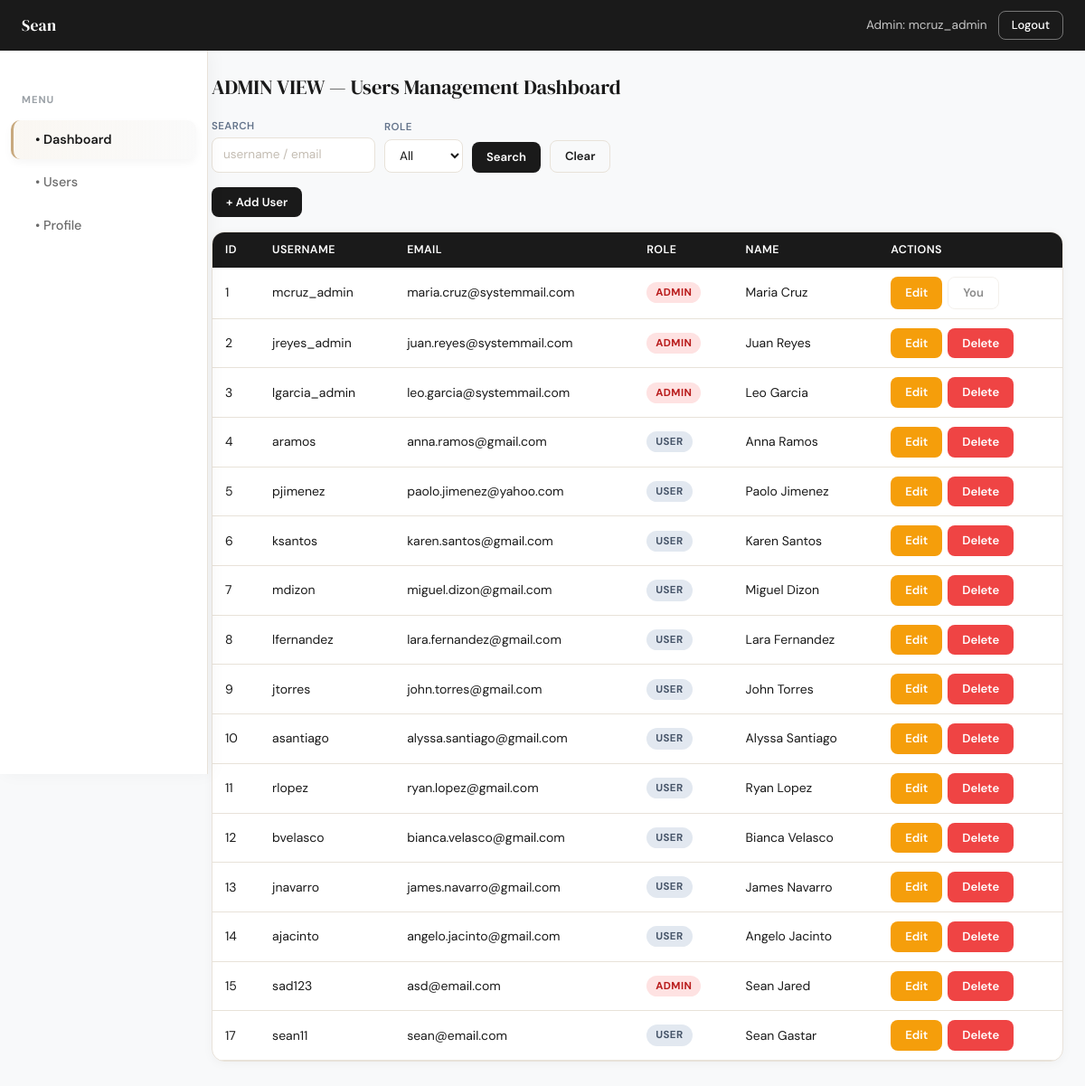
The app's page /admin_users.php (signed in) with its own data.
### tables this page shows
CREATE TABLE `usermanagement` (
  `id` int(11) NOT NULL,
  `username` varchar(50) NOT NULL,
  `email` varchar(120) NOT NULL,
  `password_hash` varchar(255) NOT NULL,
  `role` enum('admin','user') NOT NULL DEFAULT 'user',
  `firstname` varchar(60) NOT NULL,
  `lastname` varchar(60) NOT NULL,
  `gender` enum('male','female','other') DEFAULT 'other',
  `nationality` varchar(80) DEFAULT NULL,
  `contact_number` varchar(30) DEFAULT NULL,
  `created_at` timestamp NOT NULL DEFAULT current_timestamp()
);

### components/pdo.php (called while the page is built)
<?php
class Database {
    public $host     = 'localhost';
    public $db_name  = 'users';
    public $username = 'root';
    public $password = '';
    public $charset  = 'utf8mb4';
    public $pdo      = null;
    public function connect(): PDO {
        if ($this->pdo === null) {
            $dsn = "mysql:host={$this->host};dbname={$this->db_name};charset={$this->charset}";
            $options = [
                PDO::ATTR_ERRMODE            => PDO::ERRMODE_EXCEPTION,
                PDO::ATTR_DEFAULT_FETCH_MODE => PDO::FETCH_ASSOC,
                PDO::ATTR_EMULATE_PREPARES   => false,
            ];
            try {
                $this->pdo = new PDO($dsn, $this->username, $this->password, $options);
            } catch (PDOException $e) {
                throw new PDOException("Connection failed: " . $e->getMessage());
            }
        }
        return $this->pdo;
    }
}

### components/auth.php (called while the page is built, shortened)
<?php
require_once __DIR__ . '/pdo.php';
class Auth {
    public function user(): array {
        return [
            'id'        => $_SESSION['user_id']  ?? null,
            'name'      => $_SESSION['name']      ?? null,
            'firstname' => $_SESSION['firstname'] ?? null,
            'lastname'  => $_SESSION['lastname']  ?? null,
            'username'  => $_SESSION['username']  ?? null,
            'email'     => $_SESSION['email']     ?? null,
            'role'      => $_SESSION['role']      ?? null,
        ];
    }
}
?>

### admin_users.php (the view, shortened to what this page needs)
<?php
require_once 'components/auth.php';
$auth = new Auth();
$auth->requireAdmin();
$db = (new Database())->connect();
$me = $auth->user();
$search = trim($_GET['search'] ?? '');
$query  = "SELECT id, username, email, role, firstname, lastname, gender, nationality, contact_number, created_at FROM usermanagement WHERE 1=1";
$params = [];
$query .= " ORDER BY id";
$stmt = $db->prepare($query);
$stmt->execute($params);
$users = $stmt->fetchAll();
?>
<!DOCTYPE html>
<html lang="en">
<head>
    <link href="https://cdn.jsdelivr.net/npm/bootstrap@5.3.3/dist/css/bootstrap.min.css" rel="stylesheet">
    <link rel="stylesheet" href="Style/style.css">
</head>
<body class="dashboard-body">
<nav class="dash-navbar">
    <span class="brand">Sean</span>
    <div class="nav-right">
        <span class="nav-user">Admin: <?= htmlspecialchars($me['username']) ?></span>
        <a href="logout.php" class="nav-btn">Logout</a>
    </div>
</nav>
<div class="sidebar">
    <div class="sidebar-label">Menu</div>
    <a href="admin_users.php" <?= !isset($_GET['role']) && !isset($_GET['search']) ? 'class="active"' : '' ?>>• Dashboard</a>
    <a href="admin_users.php?role=user" <?= ($_GET['role'] ?? '') === 'user' ? 'class="active"' : '' ?>>• Users</a>
    <a href="profile.php">• Profile</a>
</div>
<div class="main-content with-sidebar">
    <h5 class="page-title">ADMIN VIEW — Users Management Dashboard</h5>
    <form method="GET" action="" class="filter-bar mb-3">
        <div>
            <label>Search</label>
            <input type="text" name="search" placeholder="username / email"
                value="<?= htmlspecialchars($search) ?>"/>
        </div>
        <div>
            <label>Role</label>
            <select name="role">
                <option value="">All</option>
            </select>
        </div>
        <button type="submit" class="dash-btn dash-btn-dark">Search</button>
        <a href="admin_users.php" class="dash-btn dash-btn-outline">Clear</a>
    </form>
    <div class="mb-3">
        <a href="admin_user_create.php" class="dash-btn dash-btn-dark">+ Add User</a>
    </div>
    <div class="dash-card" style="padding:0; overflow:hidden;">
        <table class="dash-table">
            <thead>
                <tr>
                    <th>ID</th>
                    <th>Username</th>
                    <th>Email</th>
                    <th>Role</th>
                    <th>Name</th>
                    <th>Actions</th>
                </tr>
            </thead>
            <tbody>
                <?php foreach ($users as $user): ?>
                <tr>
                    <td><?= $user['id'] ?></td>
                    <td><?= htmlspecialchars($user['username']) ?></td>
                    <td><?= htmlspecialchars($user['email']) ?></td>
                    <td><span class="role-badge <?= $user['role'] ?>"><?= $user['role'] ?></span></td>
                    <td><?= htmlspecialchars($user['firstname'] . ' ' . $user['lastname']) ?></td>
                    <td style="display:flex; gap:6px;">
                        <a href="admin_user_edit.php?id=<?= $user['id'] ?>" class="dash-btn dash-btn-warning">Edit</a>
                        <?php if ($user['id'] != $me['id']): ?>
                            <a href="admin_user_delete.php?id=<?= $user['id'] ?>"
                               class="dash-btn dash-btn-danger"
                               onclick="return confirm('Delete this user?')">Delete</a>
                        <?php else: ?>
                            <span class="dash-btn dash-btn-outline" style="opacity:.5; cursor:default;">You</span>
                        <?php endif; ?>
                    </td>
                </tr>
                <?php endforeach; ?>
            </tbody>
        </table>
    </div>
</div>
</body>
</html>

### records on screen
usermanagement: username "mcruz_admin", id "1", email "maria.cruz@systemmail.com", role "ADMIN", firstname+lastname "Maria Cruz", shows "You"
usermanagement: id "2", username "jreyes_admin", email "juan.reyes@systemmail.com", role "ADMIN", firstname+lastname "Juan Reyes"
usermanagement: id "3", username "lgarcia_admin", email "leo.garcia@systemmail.com", role "ADMIN", firstname+lastname "Leo Garcia"
usermanagement: id "4", username "aramos", email "anna.ramos@gmail.com", role "USER", firstname+lastname "Anna Ramos"
usermanagement: id "5", username "pjimenez", email "paolo.jimenez@yahoo.com", role "USER", firstname+lastname "Paolo Jimenez"
usermanagement: id "6", username "ksantos", email "karen.santos@gmail.com", role "USER", firstname+lastname "Karen Santos"
usermanagement: id "7", username "mdizon", email "miguel.dizon@gmail.com", role "USER", firstname+lastname "Miguel Dizon"
usermanagement: id "8", username "lfernandez", email "lara.fernandez@gmail.com", role "USER", firstname+lastname "Lara Fernandez"
usermanagement: id "9", username "jtorres", email "john.torres@gmail.com", role "USER", firstname+lastname "John Torres"
usermanagement: id "10", username "asantiago", email "alyssa.santiago@gmail.com", role "USER", firstname+lastname "Alyssa Santiago"
usermanagement: id "11", username "rlopez", email "ryan.lopez@gmail.com", role "USER", firstname+lastname "Ryan Lopez"
usermanagement: id "12", username "bvelasco", email "bianca.velasco@gmail.com", role "USER", firstname+lastname "Bianca Velasco"
usermanagement: id "13", username "jnavarro", email "james.navarro@gmail.com", role "USER", firstname+lastname "James Navarro"
usermanagement: id "14", username "ajacinto", email "angelo.jacinto@gmail.com", role "USER", firstname+lastname "Angelo Jacinto"
usermanagement: id "15", username "sad123", email "asd@email.com", role "ADMIN", firstname+lastname "Sean Jared"
usermanagement: id "17", username "sean11", email "sean@email.com", role "USER", firstname+lastname "Sean Gastar"
